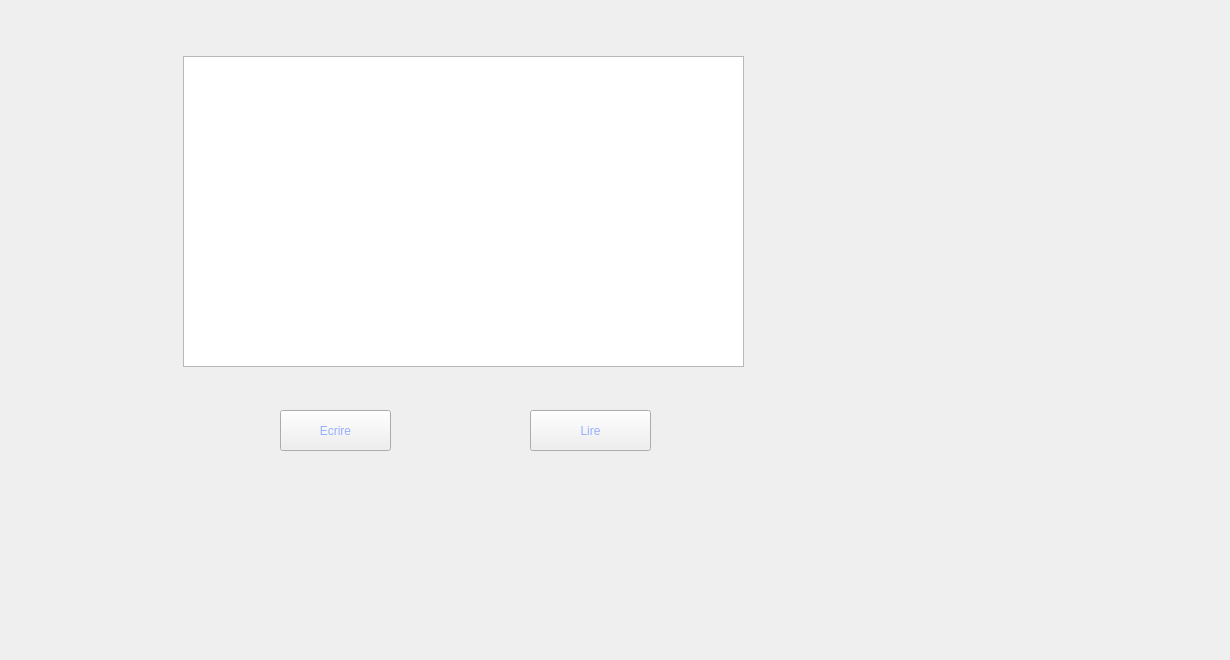
        <widget class="QWidget" name="tab_24">
         <attribute name="title">
          <string>Export/Import</string>
         </attribute>
         <widget class="QLabel" name="label_155">
          <property name="geometry">
           <rect>
            <x>-240</x>
            <y>-160</y>
            <width>1221</width>
            <height>651</height>
           </rect>
          </property>
          <property name="styleSheet">
           <string notr="true">background-image: url(:/21.jpg);</string>
          </property>
          <property name="text">
           <string/>
          </property>
         </widget>
         <widget class="QPlainTextEdit" name="plainTextEdit">
          <property name="geometry">
           <rect>
            <x>183</x>
            <y>56</y>
            <width>561</width>
            <height>311</height>
           </rect>
          </property>
         </widget>
         <widget class="QPushButton" name="pushButton_38">
          <property name="geometry">
           <rect>
            <x>280</x>
            <y>410</y>
            <width>111</width>
            <height>41</height>
           </rect>
          </property>
          <property name="styleSheet">
           <string notr="true">color:rgb(152, 174, 255)</string>
          </property>
          <property name="text">
           <string>Ecrire</string>
          </property>
         </widget>
         <widget class="QPushButton" name="pushButton_39">
          <property name="geometry">
           <rect>
            <x>530</x>
            <y>410</y>
            <width>121</width>
            <height>41</height>
           </rect>
          </property>
          <property name="styleSheet">
           <string notr="true">color:rgb(152, 174, 255)</string>
          </property>
          <property name="text">
           <string>Lire</string>
          </property>
         </widget>
        </widget>
